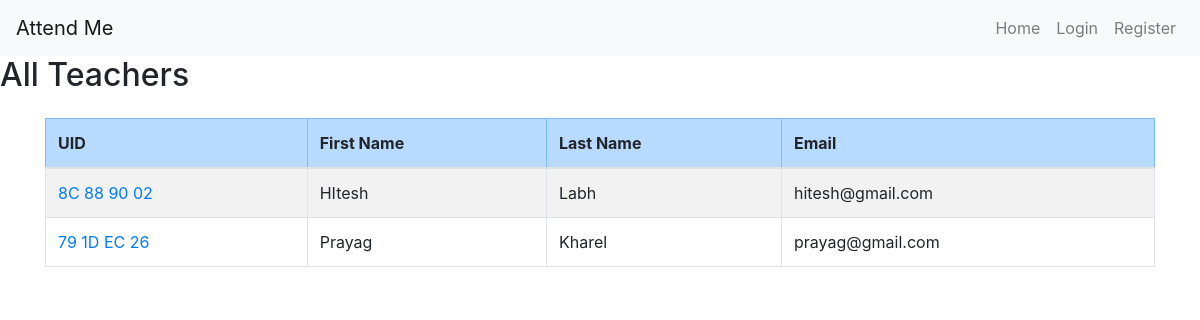
Screenshot of /admin/teachers (signed in) with the database file from the repository.
### main.py (models this page shows)
class Ad_teacher(db.Model):
    uid: Mapped[str] = mapped_column(String(100), primary_key=True)
    email: Mapped[str] = mapped_column(String(100), unique=True, nullable=False)
    password: Mapped[str] = mapped_column(String(100), nullable=False)
    first_name: Mapped[str] = mapped_column(String(1000), nullable=False)
    last_name: Mapped[str] = mapped_column(String(100), nullable=False)

### main.py (the view)
@app.route('/admin/teachers')
def get_teachers():
    if session.get('user_role', '') != 'admin':
        flash("Unauthorized access!", "danger")
        return redirect(url_for('home'))
    teachers = Ad_teacher.query.all()  # This fetches all the rows
    teacher_list = []  # Empty list to store dictionaries
    for teacher in teachers:
        teacher_list.append({
            'first_name': teacher.first_name,
            'last_name': teacher.last_name,
            'email': teacher.email,
            'uid': teacher.uid
        })
    print("courses: ", teacher_list)
    return render_template('all_teachers.html',
                           teacher_list=teacher_list
                           )

### templates/all_teachers.html
{% extends "base.html" %} {% block content %}
<h2>All Teachers</h2>
<div class="container mt-4">
    <div class="table-responsive">
        <table class="table table-striped table-hover table-bordered">
            <thead class="table-primary">
                <tr>
                    <th>UID</th>
                    <th>First Name</th>
                    <th>Last Name</th>
                    <th>Email</th>
                </tr>
            </thead>
            <tbody>
                {% for teacher in teacher_list %}
                <tr>
                    <td><a href="{{ url_for('get_teachers', teacherid=teacher.uid) }}" class="text-decoration-none text-primary">{{ teacher.uid }}</a></td>
                    <td>{{ teacher.first_name }}</td>
                    <td>{{ teacher.last_name }}</td>
                    <td>{{ teacher.email }}</td>
                </tr>
                {% endfor %}
            </tbody>
        </table>
    </div>
</div>
{% endblock %}

### rows the page displays
Ad_teacher: uid "8C 88 90 02", first_name "HItesh", last_name "Labh", email "hitesh@gmail.com"
Ad_teacher: uid "79 1D EC 26", first_name "Prayag", last_name "Kharel", email "prayag@gmail.com"
